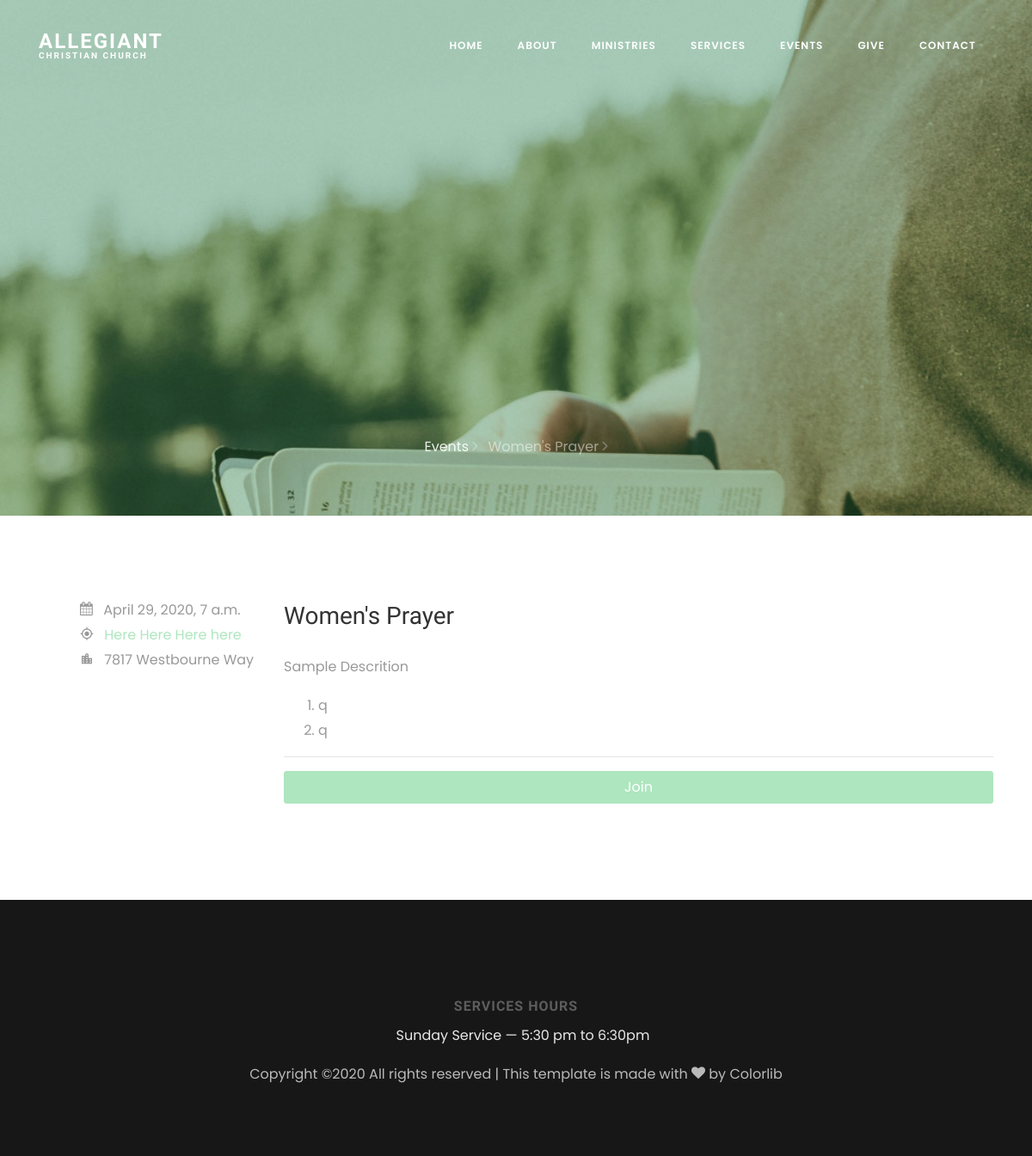
The page /events/3/ on the database its author committed.
### website/models.py (models this page shows, shortened)
class Event(models.Model):
    title = models.CharField(max_length=40)
    location = models.CharField(max_length=40)
    desc = RichTextField(max_length=1000)
    address = models.CharField(max_length=500)
    date = models.DateField()
    time = models.TimeField()
    img = models.ImageField(default='website/default.jpg', upload_to='website/events')

### website/views.py (the view, shortened to what this page needs)
# urls.py: path('events/<int:pk>/', JoinEventView.as_view(), name='event-details'),
class JoinEventView(View):
    def get(self, request, *args, **kwargs):
         view = EventDetailView.as_view()
         return view(request, *args, **kwargs)

### website/views.py (called while the page is built)
    def get_context_data(self, **kwargs):
        context = super().get_context_data(**kwargs)
        context['form'] = JoinEventForm(initial={'event_id': self.object.id})
        return context

### website/templates/event_details.html (shortened to what this page needs)
{% extends 'base.html' %}
{% load static %}
{% block active_events %} active {% endblock %}
{% load crispy_forms_tags %}
{% block content %}
  <section class="hero-wrap hero-wrap-2"style="background-image: url({{ event.img.url }});" data-stellar-background-ratio="0.5">
    <div class="overlay"></div>
    <div class="container">
      <div class="row no-gutters slider-text align-items-end justify-content-center">
        <div class="col-md-9 ftco-animate pb-5 text-center">
          <p class="breadcrumbs">
            <span class="mr-2">
              <a href="{% url 'events' %}">Events
                <i class="ion-ios-arrow-forward"></i>
              </a>
            </span>
              <span>{{ event.title }}
                <i class="ion-ios-arrow-forward"></i>
              </span>
          </p>
        </div>
      </div>
    </div>
  </section>
  <section class="ftco-section">
    <div class="container">
      <div class="row">
        <div class="col-md-3">
          <div class="text pl-md-5">
            <div class="meta">
              <p>
                <span><i class="icon-calendar mr-2"></i> {{ event.date }}, {{ event.time }}</span>
                <span><i class="icon-my_location mr-2"></i> <a href="#">{{ event.location }}</a></span>
                <span><i class="icon-location_city mr-2"></i> {{ event.address }}</span>
              </p>
            </div>
          </div>
        </div>
        <div class="col-md-9">
          <h3 class="mb-4">{{ event.title }}</h3>
          <p>{{ event.desc | safe }}</p>
          <hr>
          <p><button class="btn btn-primary btn-block" data-toggle="modal" data-target="#joinModal" data-id="{{ event.id }}" data-title="{{ event.title }}">Join</button></p>
        </div>
      </div>
    </div>
  </section>
{% endblock %}

### static/website/css/icomoon.css (style rules this page uses)
[class^="icon-"], [class*=" icon-"] { font-family: 'icomoon' !important; speak: none; font-style: normal; font-weight: normal; font-variant: normal; text-transform: none; line-height: 1; -webkit-font-smoothing: antialiased; -moz-osx-font-smoothing: grayscale; }
.icon-calendar:before { content: "\f073"; }
.icon-my_location:before { content: "\e55c"; }
.icon-location_city:before { content: "\e7f1"; }

### rows shown on the page
Event: img (picture), title "Women's Prayer", date "April 29, 2020", time "7 a.m.", location "Here Here Here here", address "7817 Westbourne Way", desc "Sample Descrition q q"
